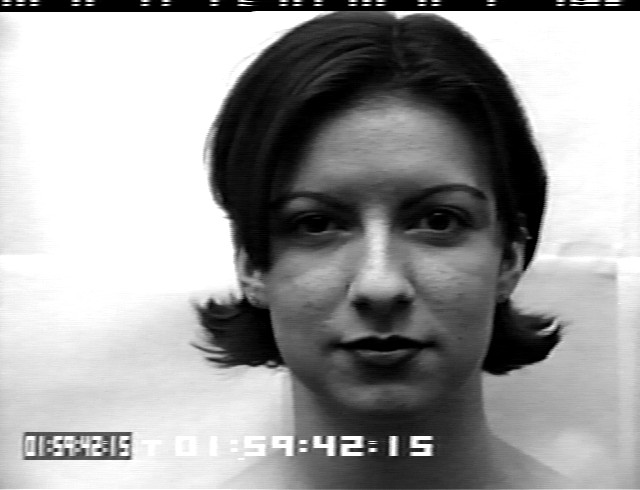
#> input picture dataset/ck+/cohn-kanade-images/S010/001/S010_001_00000001.png, 640 x 490 px
$ python -i calculate-accuracy.py   (imports and definitions only)   (Python 2 division)
#> lines starting #> are read from the running program, lines starting #| are printed output that depends on the picture
from getdata import getdata
from sklearn.externals import joblib
import cv2
import timeit

def facecrop(image):
	face_cascade=cv2.CascadeClassifier('haarcascade_frontalface_default.xml')
	face_cascade2=cv2.CascadeClassifier('haarcascade_frontalface_alt.xml')
        #print image.shape
	gray=cv2.cvtColor(image,cv2.COLOR_BGR2GRAY)
	faces=face_cascade.detectMultiScale(gray,1.3,5)
        if len(faces)==0:
            faces=face_cascade2.detectMultiScale(gray,1.3,5)
        for (x,y,w,h) in faces:
            face= gray[y:y+h, x:x+w]
            return face[0.1*h :h-0.1*h,0.15*h:w-0.15*h]
def extractfeature(path):
    image=cv2.imread(path)
    image=facecrop(image)
    return bowdict.compute(image,sift.detect(image))

imagespath = "dataset/ck+/cohn-kanade-images/"
labelspath="dataset/ck+/Emotion/"
# [1 line that did not run here, left out]
sift = cv2.xfeatures2d.SIFT_create()
sift2 = cv2.xfeatures2d.SIFT_create()
bowdict = cv2.BOWImgDescriptorExtractor(sift2, cv2.BFMatcher(cv2.NORM_L2))
start=timeit.default_timer()
# [1 line not run here, left out]
stop=timeit.default_timer()
# [1 line not run here, left out]

start=timeit.default_timer()
# [1 line not run here, left out]
stop=timeit.default_timer()
# [1 line not run here, left out]

start=timeit.default_timer()
# [1 line not run here, left out]
stop=timeit.default_timer()
# [1 line not run here, left out]
total=[0]*8
cnt=[0]*8
percent=[0]*8
start=timeit.default_timer()
# [19 lines not run here, left out]
stop=timeit.default_timer()
# [10 lines not run here, left out]

>>> import cv2
>>> picture = cv2.imread('dataset/ck+/cohn-kanade-images/S010/001/S010_001_00000001.png')
#> picture is the input picture: shape (490, 640, 3); min 0, max 255, mean 157.3
>>> result = facecrop(picture)
#> in facecrop, `faces=face_cascade.detectMultiScale(gray,1.3,5)`: faces = [[218, 100, 320, 320]]
#> the loop in facecrop, `for (x,y,w,h) in faces:` made 1 pass
#> pass 1, in facecrop, `face= gray[y:y+h, x:x+w]`:
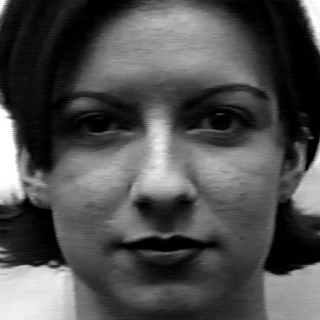
#> face: shape (320, 320); min 0, max 255, mean 79.4
#> (the run stopped early here; a loop or call above may not have finished)
